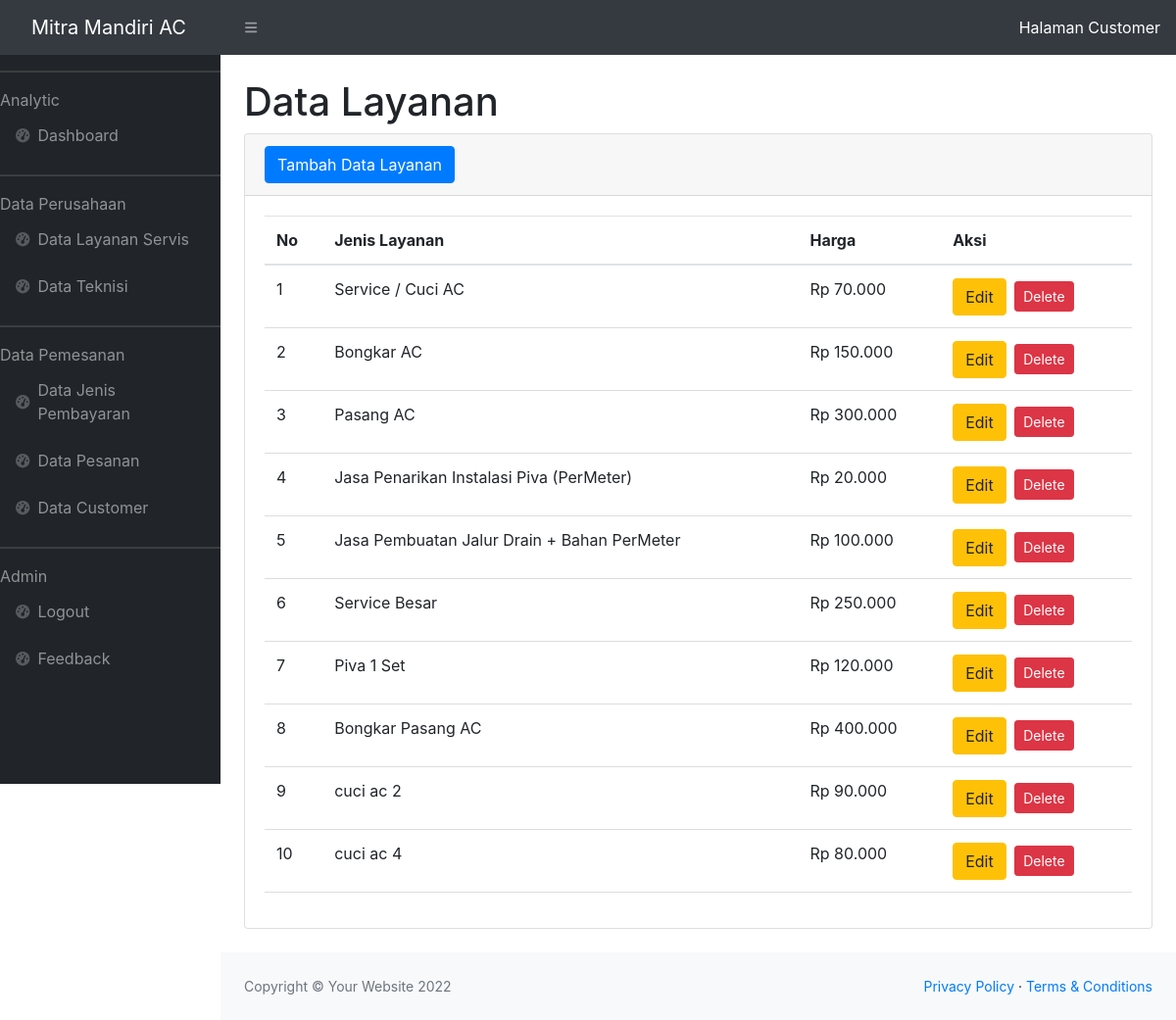
The app's page /data_layanan.php (signed in) with its own data.
### tables this page shows
CREATE TABLE `tbl_layanan` (
  `id` int(11) NOT NULL,
  `jenis_layanan` varchar(50) DEFAULT NULL,
  `harga` varchar(50) DEFAULT NULL
);

### function.php (called while the page is built, shortened)
<?php
function rupiah($angka)
{
    if ($angka != "") {
        $angkafix = $angka;
    } else {
        $angkafix = 0;
    }
    $hasilrupiah = "Rp " . number_format($angkafix, 0, '.', '.');
    return $hasilrupiah;
}

### data_layanan.php (the view, shortened to what this page needs)
<?php
require 'function.php';
?>
<!DOCTYPE html>
<html lang="en">
<head>
    <link href="https://cdn.jsdelivr.net/npm/simple-datatables@latest/dist/style.css" rel="stylesheet" />
    <link href="css/styles.css" rel="stylesheet" />
</head>
<body class="sb-nav-fixed">
    <nav class="sb-topnav navbar navbar-expand navbar-dark bg-dark">
        <a class="navbar-brand ps-3" href="index.php">Mitra Mandiri AC</a>
        <button class="btn btn-link btn-sm order-1 order-lg-0 me-4 me-lg-0" id="sidebarToggle" href="#!"><i class="fas fa-bars"></i></button>
        <a class="navbar-customers ps-3" href="customer/index.php">Halaman Customer</a>
    </nav>
    <div id="layoutSidenav">
        <div id="layoutSidenav_nav">
            <nav class="sb-sidenav accordion sb-sidenav-dark" id="sidenavAccordion">
                <div class="sb-sidenav-menu">
                    <div class="nav">
                        <hr class="sidebar=divider">
                        <div class="sidebar-heading">
                            Analytic
                            <a class="nav-link" href="index.php">
                                <div class="sb-nav-link-icon"><i class="fas fa-tachometer-alt"></i></div>
                                Dashboard
                            </a>
                            <hr class="sidebar=divider">
                            <div class="sidebar-heading">
                                Data Perusahaan
                                <a class="nav-link" href="data_layanan.php">
                                    <div class="sb-nav-link-icon"><i class="fas fa-tachometer-alt"></i></div>
                                    Data Layanan Servis
                                </a>
                                <a class="nav-link" href="data_teknisi.php">
                                    <div class="sb-nav-link-icon"><i class="fas fa-tachometer-alt"></i></div>
                                    Data Teknisi
                                </a>
                                    <hr class="sidebar=divider">
                                    <div class="sidebar-heading">
                                        Data Pemesanan
                                        <a class="nav-link" href="data_jenis_bayar.php">
                                        <div class="sb-nav-link-icon"><i class="fas fa-tachometer-alt"></i></div>
                                        Data Jenis Pembayaran
                                        </a>
                                        <a class="nav-link" href="data_pesanan.php">
                                            <div class="sb-nav-link-icon"><i class="fas fa-tachometer-alt"></i></div>
                                            Data Pesanan
                                        </a>
                                        <a class="nav-link" href="data_customer.php">
                                        <div class="sb-nav-link-icon"><i class="fas fa-tachometer-alt"></i></div>
                                        Data Customer
                                        </a>
                                        <hr class="sidebar=divider">
                                    <div class="sidebar-heading">
                                        Admin
                                        <a class="nav-link" href="logout.php">
                                            <div class="sb-nav-link-icon"><i class="fas fa-tachometer-alt"></i></div>
                                            Logout
                                        </a>
                                        <a class="nav-link" href="data_feedback.php">
                                            <div class="sb-nav-link-icon"><i class="fas fa-tachometer-alt"></i></div>
                                            Feedback
                                        </a>
                                </div>
                            </div>
                        </div>
                    </div>
                </div>
            </nav>
        </div>
        <div id="layoutSidenav_content">
                <main>
                    <div class="container-fluid px-4">
                        <h1 class="mt-4">Data Layanan</h1>
                        <div class="card mb-4">
                            <div class="card-header">
                                <button type="button" class="btn btn-primary" data-toggle="modal" data-target="#myModal">
                                    Tambah Data Layanan
                                </button>
                            </div>
                            <div class="card-body">
                                <table class="table" id="datatablesSimple">
                                    <thead>
                                        <tr>
                                             <th>No</th>
                                             <th>Jenis Layanan</th>
                                             <th>Harga</th>
                                             <th>Aksi</th>
                                        </tr>
                                    </thead>
                                    <tbody>
                                        <?php
                                        $ambilsemuadatanya = mysqli_query($conn,"select * from tbl_layanan");
                                        $i = 1;
                                        while($data=mysqli_fetch_array($ambilsemuadatanya)){
                                            $jenis = $data['jenis_layanan'];
                                            $idpr = $data['id'];
                                        ?>
                                        <tr>
                                            <td><?php echo $i++;?></td>
                                            <td><?php echo $jenis;?></td>
                                            <td><?php echo rupiah($data["harga"]) ?></td>
                                            <td>
                                            <button type="button" class="btn btn-warning" data-toggle="modal" data-target="#edit<?= $idpr ?>">
                                                Edit
                                            </button>
                                            <a href="data_layananhapus.php?id=<?= $data["jenis_layanan"] ?>" class="btn btn-danger btn-sm m-1" onclick="return confirm('Apakah Anda Yakin Ingin Menghapus Data ?')">
                                                    Delete
                                                </a>
                                            </td>
                                        </tr>
                                            </div>
                                        </div>
                                        <?php
                                        };
                                        ?>
                <footer class="py-4 bg-light mt-auto">
                    <div class="container-fluid px-4">
                        <div class="d-flex align-items-center justify-content-between small">
                            <div class="text-muted">Copyright &copy; Your Website 2022</div>
                            <div>
                                <a href="#">Privacy Policy</a>
                                &middot;
                                <a href="#">Terms &amp; Conditions</a>
                            </div>
                        </div>
                    </div>
                </footer>
        <link rel="stylesheet" href="https://cdn.jsdelivr.net/npm/bootstrap@4.6.2/dist/css/bootstrap.min.css">
    </body>
</html>

### records on screen
tbl_layanan: jenis_layanan "Service / Cuci AC", harga "Rp 70.000"
tbl_layanan: jenis_layanan "Bongkar AC", harga "Rp 150.000"
tbl_layanan: jenis_layanan "Pasang AC", harga "Rp 300.000"
tbl_layanan: jenis_layanan "Jasa Penarikan Instalasi Piva (PerMeter)", harga "Rp 20.000"
tbl_layanan: jenis_layanan "Jasa Pembuatan Jalur Drain + Bahan PerMeter", harga "Rp 100.000"
tbl_layanan: jenis_layanan "Service Besar", harga "Rp 250.000"
tbl_layanan: jenis_layanan "Piva 1 Set", harga "Rp 120.000"
tbl_layanan: jenis_layanan "Bongkar Pasang AC", harga "Rp 400.000"
tbl_layanan: jenis_layanan "cuci ac 2", harga "Rp 90.000"
tbl_layanan: jenis_layanan "cuci ac 4", harga "Rp 80.000"
